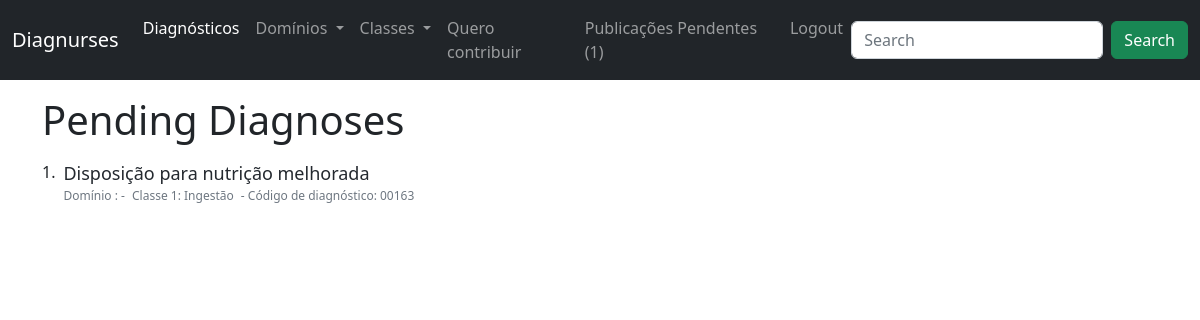
/diagnoses/pending (signed in), run on an earlier commit of the app's database.
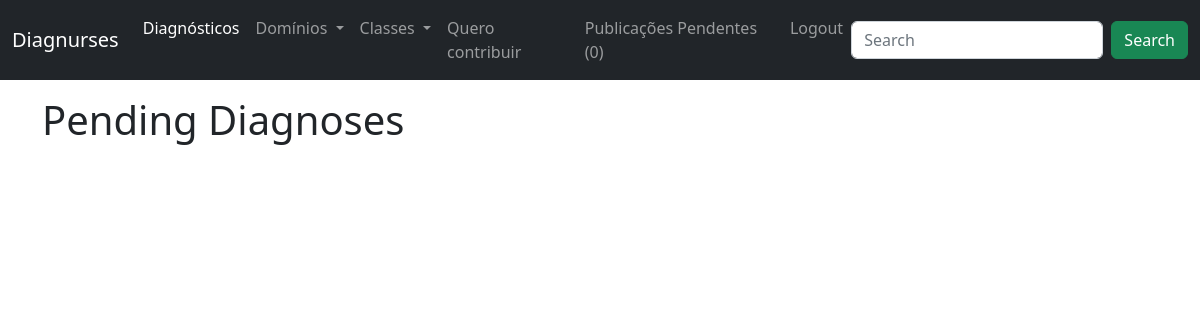
And on a later commit of the database.
### diagnoses/models.py (models this page shows, shortened)
class Diagnoses(models.Model):
    author = models.ForeignKey(User, on_delete=models.SET_NULL, null=True, blank=True)
    diagnosis = models.CharField(max_length=1000)
    diagnosis_code = models.CharField(max_length=300, null=True)
    slug = models.CharField(max_length=1000, null=True, blank=True)
    definition = models.TextField(null=True)
    defining_characteristics = models.TextField(null=True, blank=True)
    related_factors = models.TextField(null=True, blank=True)
    at_risk_population = models.TextField(null=True, blank=True)
    associated_condition = models.TextField(null=True, blank=True)
    nic = models.TextField(null=True, blank=True)
    noc = models.TextField(null=True, blank=True)
    domain = models.ForeignKey(Domains, on_delete=models.SET_NULL, null=True)
    classe = models.ForeignKey(Classes, on_delete=models.SET_NULL, null=True)
    created_at = models.DateTimeField(auto_now_add=True, null=True)
    STATUS = (
        ('Pending', 'Pending'),
        ('Approved','Approved')
    )
    accepted = models.CharField(max_length=200, null=True, choices=STATUS, default='Pending')

class Classes(models.Model):
    name = models.CharField(max_length=300)
    slug = models.SlugField(null=True, blank=True)
    number = models.IntegerField(null=True, blank=True)
    created_at = models.DateTimeField(auto_now_add=True, null=True)
    def __str__(self):
        return self.name

### diagnoses/views.py (the view)
# urls.py: path('diagnoses/pending', views.diagnosesPending, name='diagnoses-pending'),
@login_required
def diagnosesPending(request):
    if request.user.is_staff:
        result = Diagnoses.objects.filter(accepted="Pending")
        context = {
            'result': result
        }
        return render(request, 'diagnoses/diagnoses_pending.html', context)
    else:
        return redirect('diagnoses-list')

### diagnoses/context_processors.py (called while the page is built)
def nav_obj(request):
    return {
        'nav_obj_pending': Diagnoses.objects.filter(accepted='Pending'),
        'nav_domains': Domains.objects.all(),
        'nav_classes': Classes.objects.all()
        }

### diagnoses/templates/diagnoses/diagnoses_pending.html
{% extends 'diagnoses/layout.html' %}
{% block content %}
    <div class="container">
        <div class="my-3">
            <h1>Pending Diagnoses</h1>
            {% for diagnosis in result %}
            <div class="d-flex my-3">
                <div class="" style="font-weight: 500;">
                    <span>{{forloop.counter}}.</span>
                </div>
                <article class="mx-2">
                    <div>
                        <a class="fw-500" href="{% url 'diagnosis-detail' diagnosis.slug %}" style="text-decoration: none; color: rgb(36, 41, 47); font-weight: 500; font-size: 18px; line-height: 1.5;">
                            {{ diagnosis.diagnosis }}
                        </a>
                    </div>
                    <div class="" style="font-size: 12px; color: rgb(110, 119, 129)">
                        <span class="mr-1">Domínio {{diagnosis.domain.number}}: {{diagnosis.domain.name}}</span> - <span class="mx-1">Classe {{diagnosis.classe.number}}: {{diagnosis.classe}} </span> - <span class="ml-1">Código de diagnóstico: {{ diagnosis.diagnosis_code }}</span>
                    </div>
                </article>
            </div>
            {% endfor%}
        </div>
    </div>
{% endblock %}

What changed in the data, as far as the page shows it:
no longer on this page (row edited): Diagnoses: diagnosis "Disposição para nutrição melhorada", classe.number "1", classe "Ingestão", diagnosis_code "00163"
Also different on the page:
{{ nav_obj_pending.count }}: "1" → "0"
